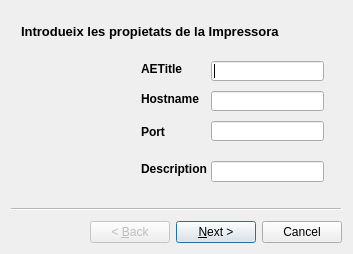
<?xml version="1.0" encoding="UTF-8"?>
<ui version="4.0">
 <class>QDicomAddPrinterWizardBase</class>
 <widget class="QWizard" name="QDicomAddPrinterWizardBase">
  <property name="geometry">
   <rect>
    <x>0</x>
    <y>0</y>
    <width>353</width>
    <height>254</height>
   </rect>
  </property>
  <property name="sizePolicy">
   <sizepolicy hsizetype="Fixed" vsizetype="Fixed">
    <horstretch>0</horstretch>
    <verstretch>0</verstretch>
   </sizepolicy>
  </property>
  <property name="windowTitle">
   <string>Wizard</string>
  </property>
  <widget class="QWizardPage" name="wizardPage1">
   <widget class="QLabel" name="m_printerIconLabel">
    <property name="geometry">
     <rect>
      <x>10</x>
      <y>60</y>
      <width>91</width>
      <height>91</height>
     </rect>
    </property>
    <property name="sizePolicy">
     <sizepolicy hsizetype="Fixed" vsizetype="Fixed">
      <horstretch>0</horstretch>
      <verstretch>0</verstretch>
     </sizepolicy>
    </property>
    <property name="text">
     <string/>
    </property>
    <property name="pixmap">
     <pixmap>preferencias-del-sistema.png</pixmap>
    </property>
    <property name="scaledContents">
     <bool>true</bool>
    </property>
   </widget>
   <widget class="QLabel" name="m_printerAetitleLabel">
    <property name="enabled">
     <bool>true</bool>
    </property>
    <property name="geometry">
     <rect>
      <x>130</x>
      <y>50</y>
      <width>131</width>
      <height>16</height>
     </rect>
    </property>
    <property name="sizePolicy">
     <sizepolicy hsizetype="Fixed" vsizetype="Fixed">
      <horstretch>0</horstretch>
      <verstretch>0</verstretch>
     </sizepolicy>
    </property>
    <property name="font">
     <font>
      <weight>75</weight>
      <bold>true</bold>
     </font>
    </property>
    <property name="text">
     <string>AETitle</string>
    </property>
   </widget>
   <widget class="QLabel" name="m_printerHostnameLabel">
    <property name="geometry">
     <rect>
      <x>130</x>
      <y>80</y>
      <width>61</width>
      <height>16</height>
     </rect>
    </property>
    <property name="sizePolicy">
     <sizepolicy hsizetype="Fixed" vsizetype="Fixed">
      <horstretch>0</horstretch>
      <verstretch>0</verstretch>
     </sizepolicy>
    </property>
    <property name="font">
     <font>
      <weight>75</weight>
      <bold>true</bold>
     </font>
    </property>
    <property name="text">
     <string>Hostname</string>
    </property>
   </widget>
   <widget class="QLabel" name="m_printerDescriptionLabel">
    <property name="geometry">
     <rect>
      <x>130</x>
      <y>150</y>
      <width>81</width>
      <height>16</height>
     </rect>
    </property>
    <property name="sizePolicy">
     <sizepolicy hsizetype="Fixed" vsizetype="Fixed">
      <horstretch>0</horstretch>
      <verstretch>0</verstretch>
     </sizepolicy>
    </property>
    <property name="font">
     <font>
      <weight>75</weight>
      <bold>true</bold>
     </font>
    </property>
    <property name="text">
     <string>Description</string>
    </property>
   </widget>
   <widget class="QLineEdit" name="m_printerAetitleLineEdit">
    <property name="geometry">
     <rect>
      <x>200</x>
      <y>50</y>
      <width>113</width>
      <height>20</height>
     </rect>
    </property>
    <property name="sizePolicy">
     <sizepolicy hsizetype="Fixed" vsizetype="Fixed">
      <horstretch>0</horstretch>
      <verstretch>0</verstretch>
     </sizepolicy>
    </property>
   </widget>
   <widget class="QLineEdit" name="m_printerHostnameLineEdit">
    <property name="geometry">
     <rect>
      <x>200</x>
      <y>80</y>
      <width>113</width>
      <height>20</height>
     </rect>
    </property>
   </widget>
   <widget class="QLineEdit" name="m_printerPortLineEdit">
    <property name="geometry">
     <rect>
      <x>200</x>
      <y>110</y>
      <width>113</width>
      <height>20</height>
     </rect>
    </property>
   </widget>
   <widget class="QLabel" name="m_titolPage1Label">
    <property name="geometry">
     <rect>
      <x>10</x>
      <y>10</y>
      <width>291</width>
      <height>21</height>
     </rect>
    </property>
    <property name="sizePolicy">
     <sizepolicy hsizetype="Fixed" vsizetype="Fixed">
      <horstretch>0</horstretch>
      <verstretch>0</verstretch>
     </sizepolicy>
    </property>
    <property name="font">
     <font>
      <pointsize>10</pointsize>
      <weight>75</weight>
      <bold>true</bold>
     </font>
    </property>
    <property name="text">
     <string>Introdueix les propietats de la Impressora</string>
    </property>
   </widget>
   <widget class="QCheckBox" name="m_printerDefaultPrinterCheckBox">
    <property name="geometry">
     <rect>
      <x>130</x>
      <y>190</y>
      <width>181</width>
      <height>21</height>
     </rect>
    </property>
    <property name="sizePolicy">
     <sizepolicy hsizetype="Fixed" vsizetype="Fixed">
      <horstretch>0</horstretch>
      <verstretch>0</verstretch>
     </sizepolicy>
    </property>
    <property name="font">
     <font>
      <weight>75</weight>
      <bold>true</bold>
     </font>
    </property>
    <property name="text">
     <string>Impressora per defecte</string>
    </property>
   </widget>
   <widget class="QLabel" name="m_printerPortLabel">
    <property name="geometry">
     <rect>
      <x>130</x>
      <y>110</y>
      <width>61</width>
      <height>21</height>
     </rect>
    </property>
    <property name="sizePolicy">
     <sizepolicy hsizetype="Fixed" vsizetype="Fixed">
      <horstretch>0</horstretch>
      <verstretch>0</verstretch>
     </sizepolicy>
    </property>
    <property name="font">
     <font>
      <weight>75</weight>
      <bold>true</bold>
     </font>
    </property>
    <property name="text">
     <string>Port</string>
    </property>
   </widget>
   <widget class="QLineEdit" name="m_printerDescriptionLineEdit">
    <property name="geometry">
     <rect>
      <x>200</x>
      <y>150</y>
      <width>113</width>
      <height>21</height>
     </rect>
    </property>
   </widget>
   <zorder>m_printerIconLabel</zorder>
   <zorder>m_printerAetitleLabel</zorder>
   <zorder>m_printerHostnameLabel</zorder>
   <zorder>m_printerDescriptionLabel</zorder>
   <zorder>m_printerAetitleLineEdit</zorder>
   <zorder>m_printerHostnameLineEdit</zorder>
   <zorder>m_printerPortLineEdit</zorder>
   <zorder>m_printerDefaultPrinterCheckBox</zorder>
   <zorder>m_printerPortLabel</zorder>
   <zorder>m_printerDescriptionLineEdit</zorder>
   <zorder>m_titolPage1Label</zorder>
  </widget>
  <widget class="QWizardPage" name="wizardPage2">
   <widget class="QLabel" name="label_3">
    <property name="geometry">
     <rect>
      <x>10</x>
      <y>60</y>
      <width>91</width>
      <height>91</height>
     </rect>
    </property>
    <property name="text">
     <string/>
    </property>
    <property name="pixmap">
     <pixmap>preferencias-del-sistema.png</pixmap>
    </property>
    <property name="scaledContents">
     <bool>true</bool>
    </property>
   </widget>
   <widget class="QLabel" name="m_resultAddPrinterLabel">
    <property name="geometry">
     <rect>
      <x>120</x>
      <y>60</y>
      <width>181</width>
      <height>101</height>
     </rect>
    </property>
    <property name="text">
     <string>Felicitats, nova impressora afegida</string>
    </property>
   </widget>
   <widget class="QLabel" name="m_titolPage2Label">
    <property name="geometry">
     <rect>
      <x>10</x>
      <y>10</y>
      <width>291</width>
      <height>21</height>
     </rect>
    </property>
    <property name="sizePolicy">
     <sizepolicy hsizetype="Fixed" vsizetype="Fixed">
      <horstretch>0</horstretch>
      <verstretch>0</verstretch>
     </sizepolicy>
    </property>
    <property name="font">
     <font>
      <pointsize>10</pointsize>
      <weight>75</weight>
      <bold>true</bold>
     </font>
    </property>
    <property name="text">
     <string>Nova Impressora Dicom</string>
    </property>
   </widget>
  </widget>
 </widget>
 <resources/>
 <connections/>
</ui>
